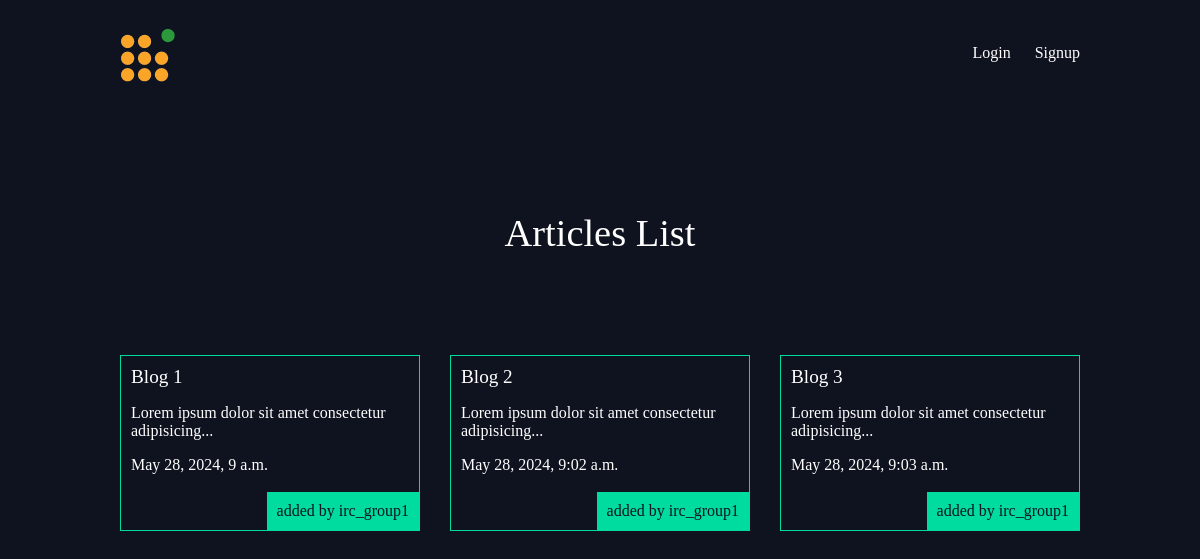
The app's page /articles/ with its own data.
### articles/models.py (models this page shows, shortened)
class Article(models.Model):
    title = models.CharField(max_length=100)
    slug = models.SlugField()
    body = models.TextField()
    date = models.DateTimeField(auto_now_add=True)
    thumb = models.ImageField(default='default.png', blank=True)
    author = models.ForeignKey(User, default=None, on_delete=models.CASCADE)
    def snippet(self):
        return self.body[:50] + '...'

### articles/views.py (the view)
def article_list(request):
    articles = Article.objects.all().order_by('date');
    return render(request, 'articles/article_list.html', { 'articles': articles })

### articles/templates/articles/article_list.html
{% extends 'base_layout.html' %}
{% block content%}
    <h1>Articles List</h1>
    <div class="articles">
    {% for article in articles %}
        <div class="article">
            <h2><a href="{% url 'articles:detail' slug=article.slug %}">{{ article.title }}</a></h2>
            <p>{{ article.snippet }}</p>
            <p>{{ article.date }}</p>
            <p class="author">added by {{ article.author.username }}</p>
        </div>
    {% endfor %}
    </div>
{% endblock %}

### templates/base_layout.html (shortened to what this page needs)
{% load static from staticfiles %}
<!DOCTYPE html>
<html>
    <head>
        <link rel="stylesheet" href="{% static 'styles.css' %}">
    </head>
    <body>
        <header class="wrapper">
            <h1><a href="{% url 'home' %}"><img src="{% static 'logo.png' %}" alt="djangonautic" /></a></h1>
            <nav>
                <ul>
                    {% if user.is_authenticated %}
                    <li>
                        <form class="logout-link" action="{% url 'accounts:logout' %}" method="post">
                            {% csrf_token %}
                            <button type="submit">Logout</button>
                        </form>
                    </li>
                    <li><a href="{% url 'articles:create' %}" class="highlight">New Article</a></li>
                    {% else %}
                    <li><a href="{% url 'accounts:login' %}">Login</a></li>
                    <li><a href="{% url 'accounts:signup' %}">Signup</a></li>
                    {% endif %}
                </ul>
            </nav>
        </header>
        <div class="wrapper">
            {% block content %}
            {% endblock %}
        </div>
    </body>
</html>

### assets/styles.css (style rules this page uses)
body { background-color: #0f121f; background-image: url(/static/stars.png); background-repeat-y: no-repeat; color: #fff; }
body * { font-family: Ubuntu; }
h1, h2, h3, h4, h5 { font-weight: normal; margin: 0; }
a, a:hover, a:visited { color: #fff; text-decoration: none; }
.wrapper { max-width: 960px; margin: 0 auto; }
div.wrapper > h1 { text-align: center; margin: 100px auto; font-size: 2.4em }
header { display: grid; grid-template-columns: 1fr 1fr; padding: 20px 0; }
nav { justify-self: end; }
nav li { display: inline-block; list-style-type: none; margin-left: 20px; }
.articles { display: grid; grid-template-columns: 1fr 1fr 1fr; grid-gap: 30px; }
.article { padding: 10px; border: 1px solid #00dba0; position: relative; padding-bottom: 40px; }
.article h2 { font-size: 1.2em; }
.article .author { padding: 10px; background: #00dba0; position: absolute; right: 0; bottom: 0; margin: 0; color: #0f121f; }

### records on screen
Article: title "Blog 1", snippet "Lorem ipsum dolor sit amet consectetur adipisicing...", date "May 28, 2024, 9 a.m.", author.username "irc_group1"
Article: title "Blog 2", snippet "Lorem ipsum dolor sit amet consectetur adipisicing...", date "May 28, 2024, 9:02 a.m.", author.username "irc_group1"
Article: title "Blog 3", snippet "Lorem ipsum dolor sit amet consectetur adipisicing...", date "May 28, 2024, 9:03 a.m.", author.username "irc_group1"
